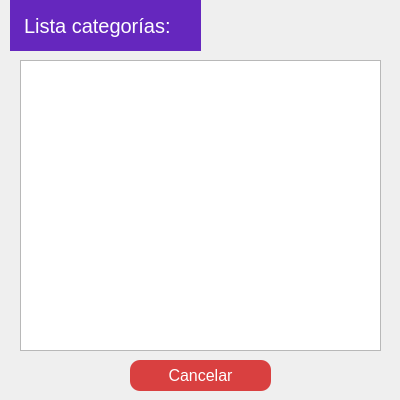
<?xml version="1.0" encoding="UTF-8"?>
<ui version="4.0">
 <class>Dialog</class>
 <widget class="QDialog" name="Dialog">
  <property name="geometry">
   <rect>
    <x>0</x>
    <y>0</y>
    <width>400</width>
    <height>400</height>
   </rect>
  </property>
  <property name="windowTitle">
   <string>Dialog</string>
  </property>
  <widget class="QLabel" name="label">
   <property name="geometry">
    <rect>
     <x>0</x>
     <y>0</y>
     <width>401</width>
     <height>401</height>
    </rect>
   </property>
   <property name="text">
    <string/>
   </property>
   <property name="pixmap">
    <pixmap>../images/background_2.png</pixmap>
   </property>
  </widget>
  <widget class="QListView" name="lista_cat">
   <property name="geometry">
    <rect>
     <x>20</x>
     <y>60</y>
     <width>361</width>
     <height>291</height>
    </rect>
   </property>
  </widget>
  <widget class="QLabel" name="textname_1">
   <property name="geometry">
    <rect>
     <x>10</x>
     <y>0</y>
     <width>191</width>
     <height>51</height>
    </rect>
   </property>
   <property name="styleSheet">
    <string notr="true">QLabel {
    background-color: #6527BE;
    color: white;
    font-size: 20px; /* Tamaño del texto */
    padding: 9px; /* Espaciado interno */
}</string>
   </property>
   <property name="text">
    <string>Lista categorías: </string>
   </property>
  </widget>
  <widget class="QPushButton" name="back">
   <property name="geometry">
    <rect>
     <x>130</x>
     <y>360</y>
     <width>141</width>
     <height>31</height>
    </rect>
   </property>
   <property name="font">
    <font>
     <pointsize>-1</pointsize>
    </font>
   </property>
   <property name="mouseTracking">
    <bool>true</bool>
   </property>
   <property name="styleSheet">
    <string notr="true">QPushButton {
    background-color: #d94040;
    border-radius: 10px;
    color: white;
    font-size: 16px; /* Tamaño del texto */
    padding: 8px; /* Espaciado interno */
}
QPushButton:pressed {
    background-color: #ffffff;
    color: black;
}
QPushButton:hover {
   border: 1px solid blue;
}
</string>
   </property>
   <property name="text">
    <string>Cancelar</string>
   </property>
  </widget>
 </widget>
 <resources/>
 <connections/>
</ui>
